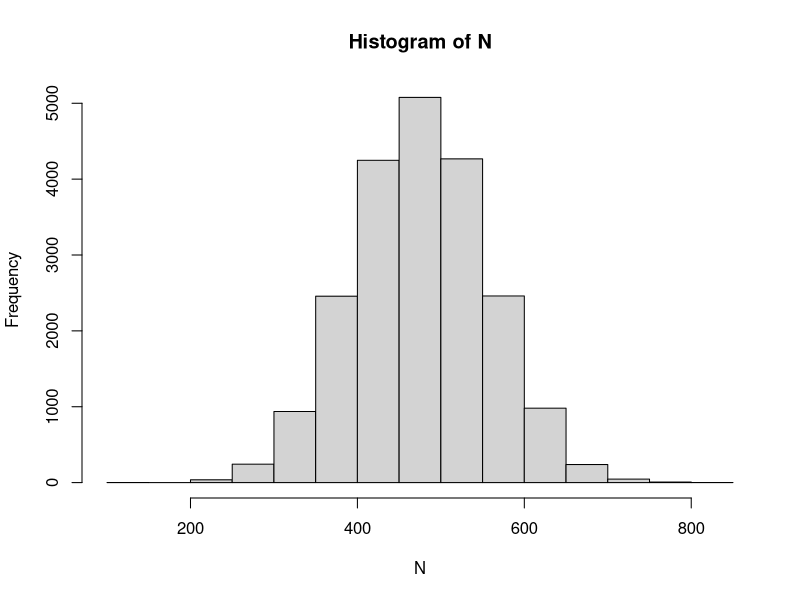

Write R code to recreate this figure.
# sn <- 10^10;
# mu = sn/21000;
# total = 21000;
# sig = 70000;

total = 21000;
sn <- 10000000;#10M
mu = sn/total;
sig = 80;
N = floor(rnorm(total, mu, sig));

threshold = 0.03*sn;
while(abs(sum(N) - sn) >  threshold) {
	N = floor(rnorm(total, mu, sig));
}

hist(N);
print(max(N));
print(min(N));
print(sum(N));
print(mean(N));
write(N, file="data_10000.txt", ncolumns=1);